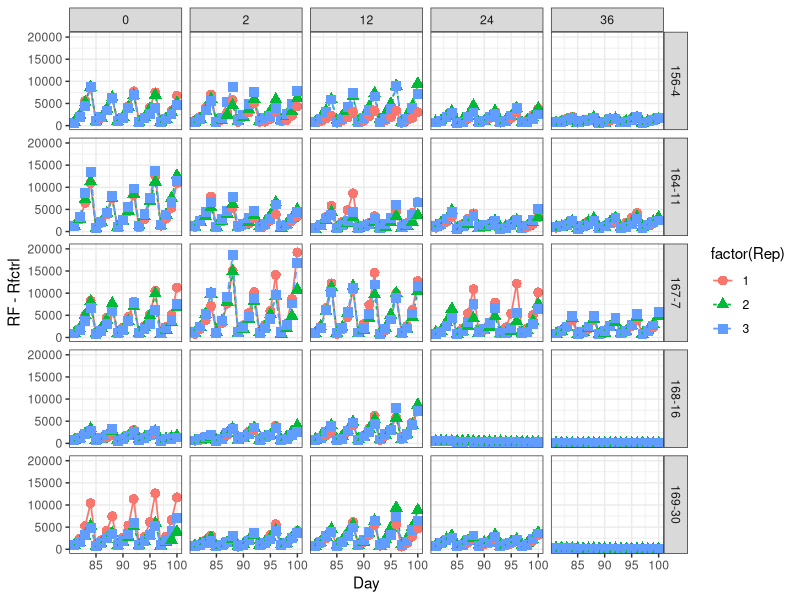

Reproduce this figure in R.
## ---- chunk 1
# read the data
WSALT <- read.csv("./WSALT.csv", header= TRUE)

library(ggplot2)
library(plyr)
library(car)
library(lme4)
library(arm)

## ---- chunk 2
last5 <- droplevels(WSALT[which(WSALT$Transfer > 17 & WSALT$Transfer < 23 & WSALT$trDay > 1 & WSALT$trDay < 6), ])
last5 <- mutate(last5,
                Strain=factor(Strain),
                Treatment=factor(Treatment),
                Replicate=factor(Replicate),
                seqRep=factor(seqRep),
                trDay=trDay-1, # so that the first measurement is at day 1
                Rep=factor(Rep),
                Transfer=factor(Transfer))
## ---- chunk 3
 ggplot(data=last5,
      aes(x=Day, y=RF-Rfctrl, ymax=max(RF)*1.05,
        group=factor(Rep), shape=factor(Rep),
        colour=factor(Rep), linetype=factor(Rep))) +
      geom_line(size=0.6) +
      geom_point(size=3) +
      xlab("Day") +
      facet_grid(Strain ~ Treatment) +
      theme_bw()
## ---- chunk 4
linMod <- function(DF) { lm(lnRF ~ trDay+Strain+seqRep+Rep , data=DF)}

noRandEff_all <- dlply(.data=last5,
                       .variables=.(Treatment),
                       .fun=linMod)

aovTable_all <- llply(.data= noRandEff_all,
                      .variables=.(Treatment),
                      .fun=Anova, type=3)

calcHerit <- function(aovTable) {
  MSq <- aovTable[,1] / aovTable[,2] 
  H2 <- MSq[3]/sum(MSq[3:6])
  Vgen <- MSq[3]
  Venv <- MSq[4] + MSq[5]
  Vres <- MSq[6]
  data.frame(H2,Vgen,Venv,Vres)
}

broadSenseH <- ldply(.data=aovTable_all, .fun=calcHerit)
## ---- chunk 5
linMod2 <- function(DF) { lm(lnRF ~ trDay + Strain + seqRep + Rep + Strain:seqRep + Strain:Rep + Rep:seqRep, data=DF)}

noRandEff_all2 <- dlply(.data=last5,
                        .variables=.(Treatment),
                        .fun=linMod2)

aovTable_all2 <- llply(.data= noRandEff_all2,
                       .variables=.(Treatment),
                       .fun=Anova, type=3)
aovTable_all2[[1]]

calcHerit2 <- function(aovTable) {
  MSq <- aovTable[,1] / aovTable[,2] 
  H2 <- MSq[3]/sum(MSq[3:9])
  Vgen <- MSq[3]
  Venv <- sum(MSq[4:8])
  Vres <- MSq[9]
  data.frame(H2,Vgen,Venv,Vres)
}

intBroadSenseH <- ldply(.data=aovTable_all2, .fun=calcHerit2)
## ---- chunk 6
broadSenseH
intBroadSenseH
## ---- chunk 7
last5clean <- last5[-which(last5$Strain == "168-16" & last5$Treatment == 24 | 
                           last5$Strain == "168-16" & last5$Treatment == 36 |
                           last5$Strain == "169-30" & last5$Treatment == 36),]
# confirm the drop
table(last5clean$Treatment)
table(last5clean$Strain)
## ---- chunk 8
clean_noRandEff_all2 <- dlply(.data=last5clean,
                        .variables=.(Treatment),
                        .fun=linMod2)

clean_aovTable_all2 <- llply(.data= clean_noRandEff_all2,
                             .variables=.(Treatment),
                             .fun=Anova, type=3)
clean_intBroadSenseH <- ldply(.data=clean_aovTable_all2, .fun=calcHerit2)
## ---- chunk 9
clean_intBroadSenseH
intBroadSenseH
